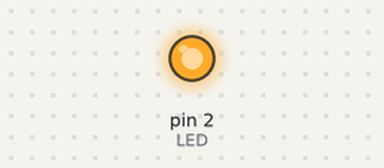
The sketch below on a simulated Arduino Uno, built with avr-gcc and run on an emulated ATmega328P. Shown: output pins drawn as LEDs (lit = HIGH). Random numbers use the default seed unless the sketch sets one; what the sketch prints to the serial monitor is not drawn.

Above: at 0.1 s.
At 10.0 s:
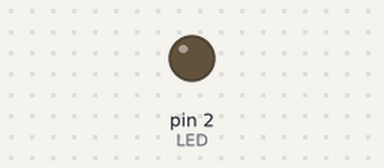
Timing chart, 0 to 11.5 s (numbered marks = the images above):
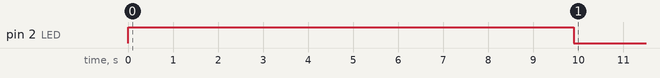

The sketch:

AutoMicroGarden.ino
```cpp
// int TempSensor 2;
int LED = 2;

// StartUp()
int Timer;

int TempStorage[10];
int Temp;
int x;

int RDM;
int SensorType;


void setup()
{
  Serial.begin(115200);
  pinMode(LED, OUTPUT);
  StartUp(); // Built-in LED turns on during setup
  SensorType = 1;

}

void loop()
{
  Test();

  Indicator();

}
```

Indicator.ino
```cpp
void Indicator(void) {
  Serial.println("System running!");
  delay(500);
}
```

StartUp.ino
```cpp
void StartUp(void) {
  Timer = 100; // LED will turn on for 10 Seconds when loading the program
  while (Timer > 1) {
    digitalWrite(LED, HIGH);
    delay(100);
    Timer --;
  }
  digitalWrite(LED, LOW);
}
```

Test.ino
```cpp
void Test(void) {
  for (x = 0; x < 10; x++) {
    RDM = rand() % 100;
    TempStorage[x] = rand() % 100;
    Serial.println(TempStorage[x]);
  }
}
```
